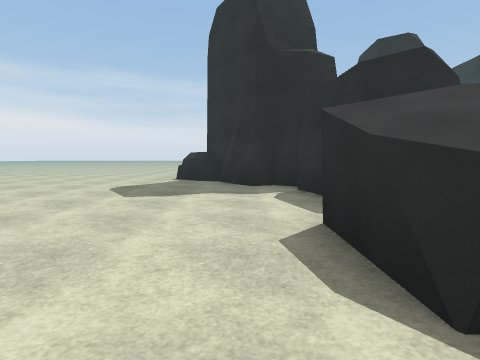
View 1 (above)

17 first-person views from a walk through a scene from a Unity 3-D project. The camera is 1.3 m above the floor, tilts 4° down and sees 75° across. The floor is counted in squares, 2 m on a side. Each view is taken from the middle of a square. On the plan, view 1 faces up. The plan holds only what a view shows up to about 10 squares ahead; the rest is blank. The place goes on beyond the plan. Some trees and plants on the terrain are drawn as simple stand-ins. The player is left out. Some surface patterns are stand-ins.

View 2
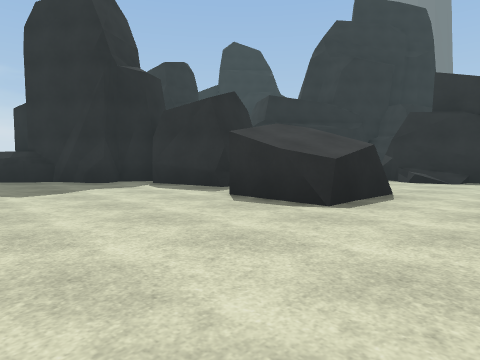

View 3
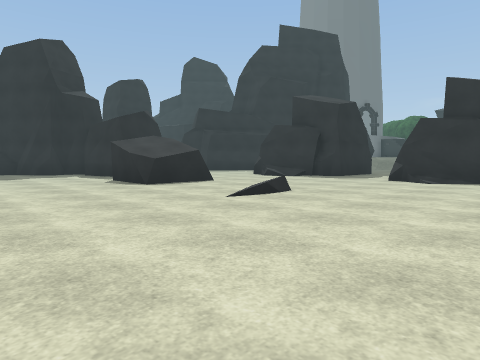

View 4
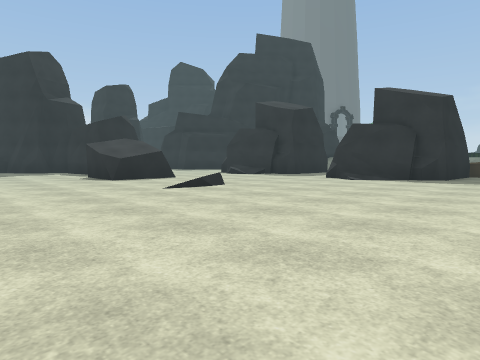

View 5
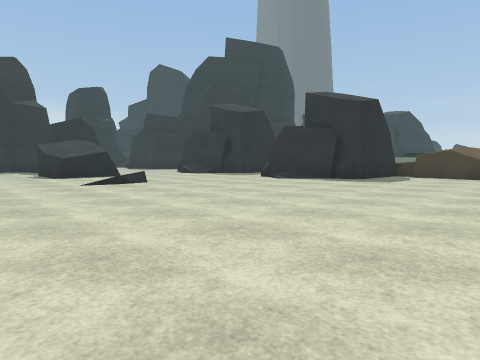

View 6
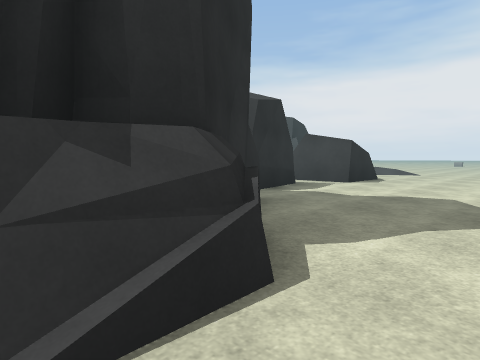

View 7
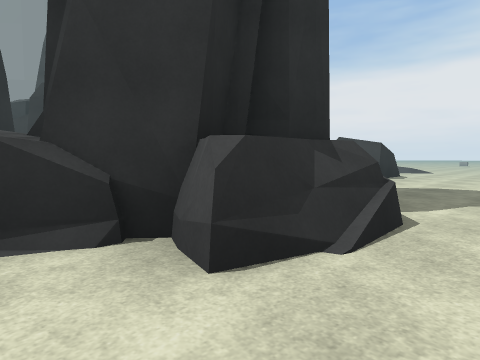

View 8
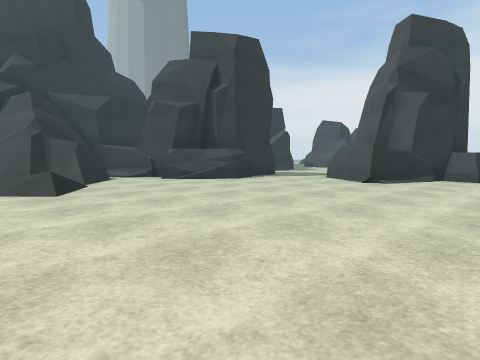

View 9
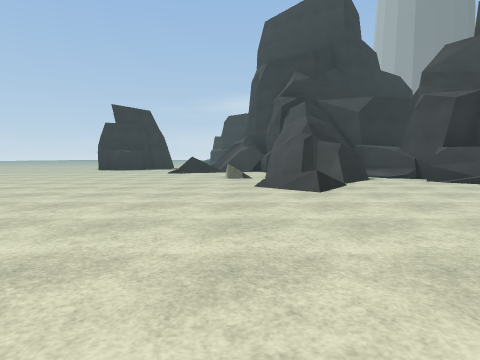

View 10
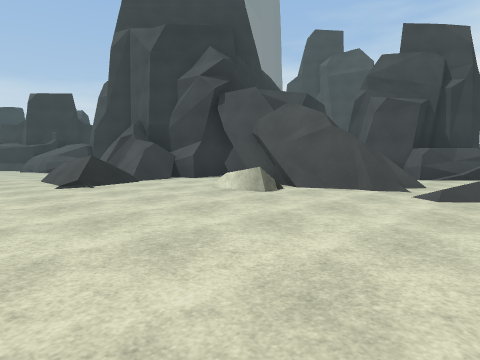

View 11
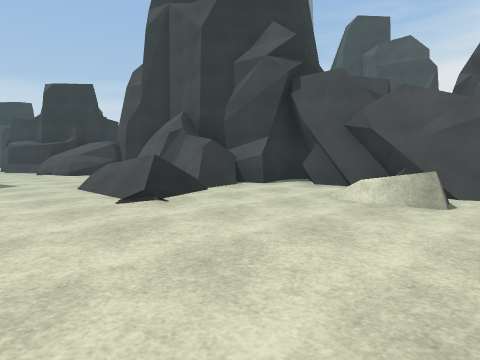

View 12
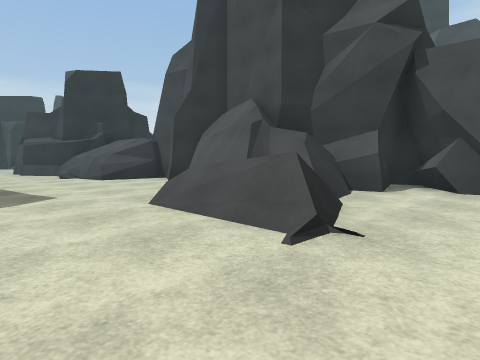

View 13
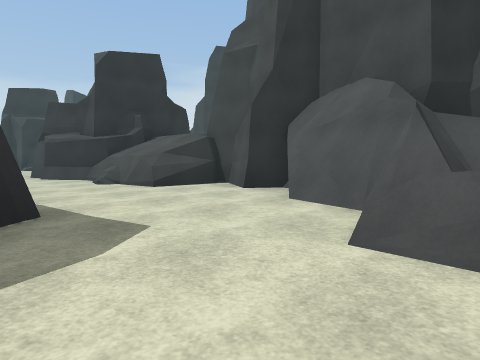

View 14
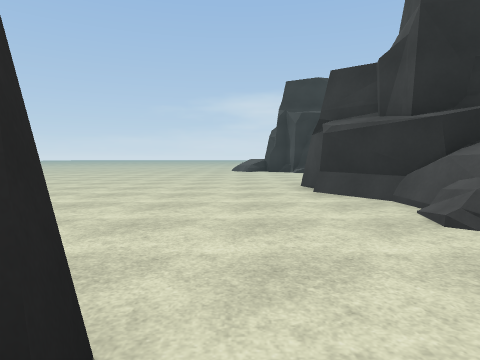

View 15
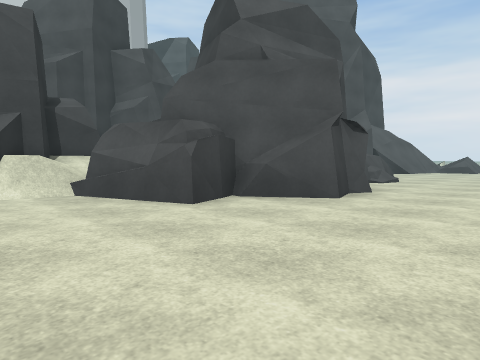

View 16
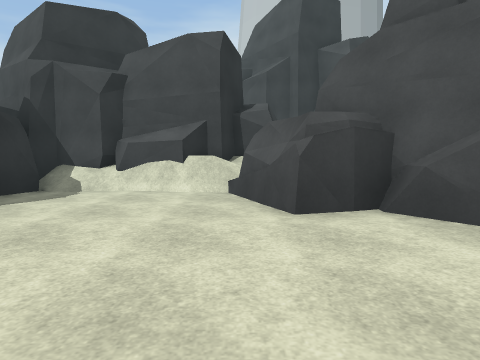

View 17
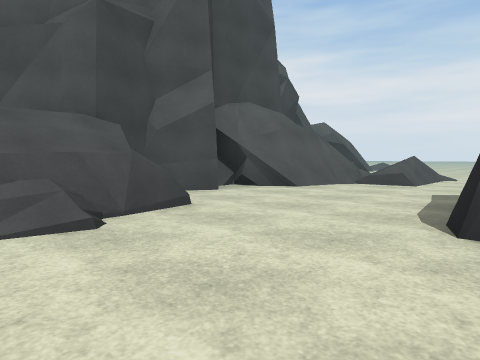

### Floor plan
Key: @ floor where view 1 was taken; # wall or solid block; x gap in a wall; . main floor; : floor 0.25 m higher than the main floor; + floor 1 m higher than the main floor; / step, stairs or slope; = window, fence, low wall or low ledge.
Columns run from 3 left of view 1 to 30 right of it. Each row starts with its distance up from view 1.
 27       ............ ###...........
 26      ............................
 25    .........../..................
 24   ............=+=......:.####.....
 23  .............#=##=...####  ##....
 22 ..........==...==##.#.#      ##...
 21 ......./..##...########       ##..
 20 ......=/=#####.##             ####
 19 ........#=## ###
 18 .........=#
 17  ........./
 16  .......###
 15  ......##
 14  ......
 13 ...##.
 12 ..####
 11 .##
 10 .##
  9 ..##
  8 ...###
  7 .....#
  6 .....#
  5 .....#
  4 .....x
  3 ....###
  2 ....### ..#
  1 ....##....#
  0 ...@......#
 -1 ..........
 -2 .....=.....
 -3 ..........#
 -4 ..........#
 -5 ..........##
 -6 ...........##
 -7 .............
 -8 .............=
 -9  ...........
-10  .....

Positions as (right, up) in squares from view 1, and headings:
1: (0, 0), facing up
2: (-3, -1), facing up-right
3: (-3, -6), facing up-right
4: (-3, -8), facing up-right
5: (-2, -10), facing up-right
6: (-3, 11), facing down-right
7: (-3, 13), facing down-right
8: (-3, 22), facing down-right
9: (-3, 22), facing right
10: (3, 27), facing down-right
11: (6, 27), facing down-right
12: (9, 27), facing down-right
13: (12, 27), facing down-right
14: (17, 26), facing right
15: (29, 27), facing down-left
16: (27, 27), facing down
17: (21, 27), facing down-left
